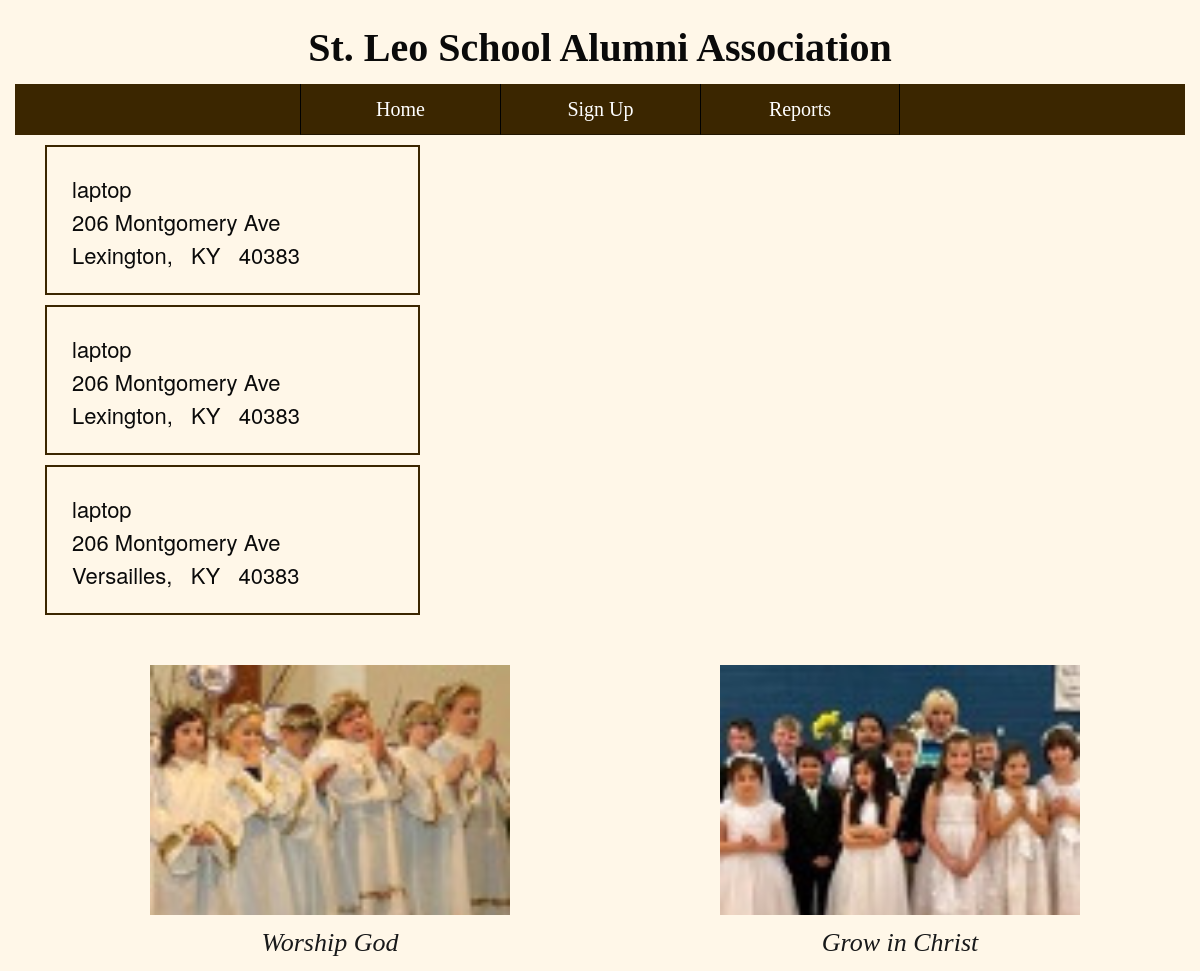
The app's page /mailinglist/ (upper part), older data.
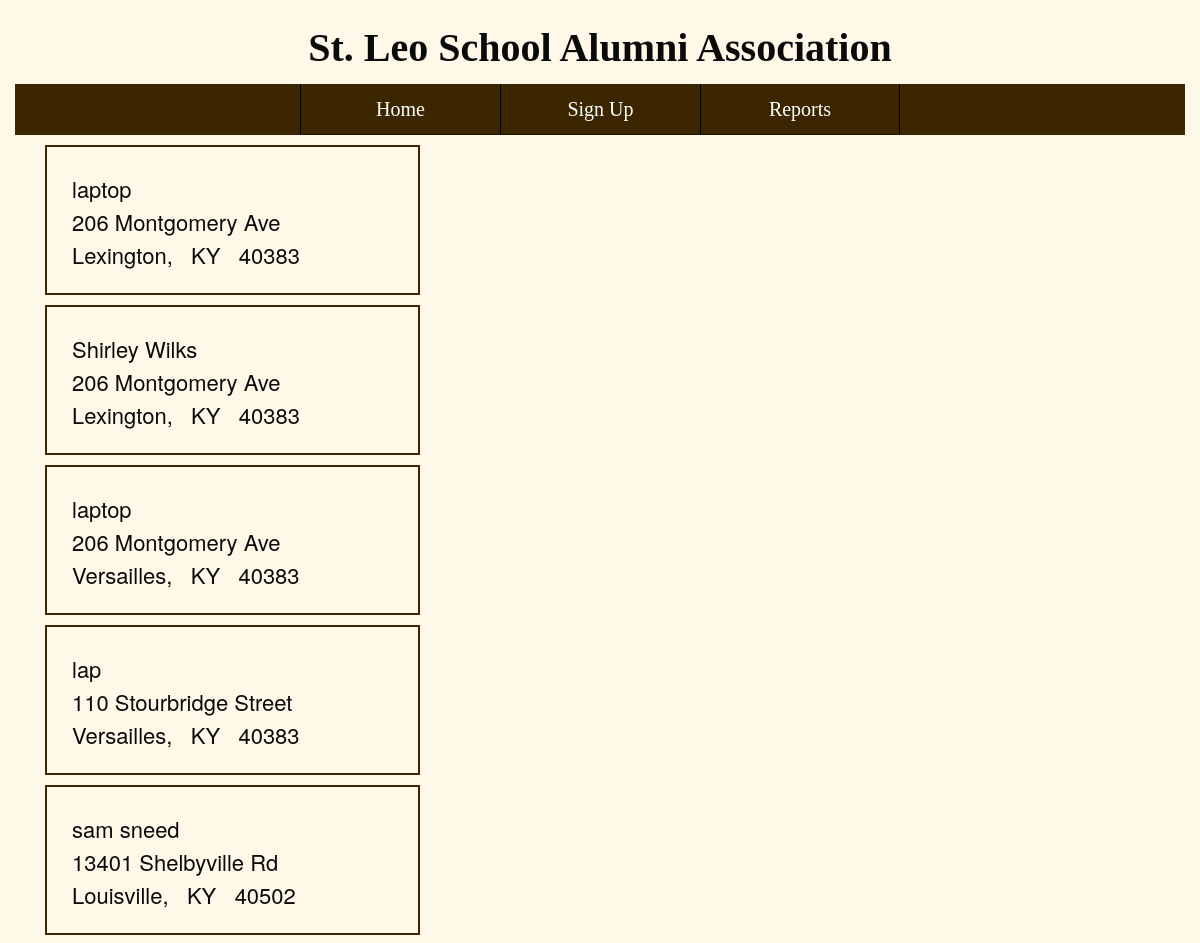
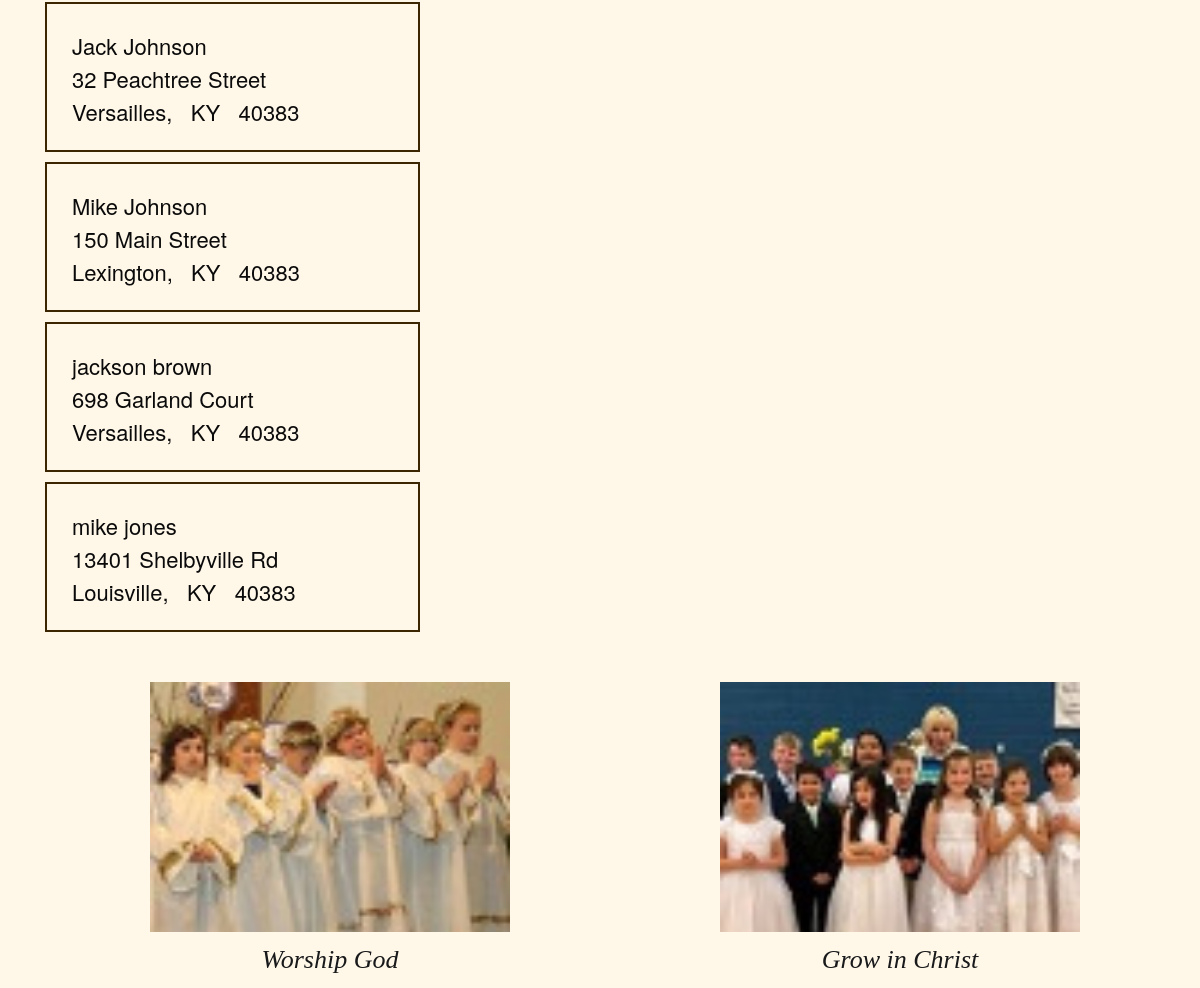
The same page, newer data (2 pictures, top to bottom).
### signup/models.py (models this page shows, shortened)
class DonorInfo(models.Model):
    name = models.CharField(max_length=35)
    street_address = models.CharField(blank=True, null=True, max_length=50)
    city = models.CharField(max_length=25, blank=True, null=True)
    state = models.CharField(max_length=2, blank=True, null=True)
    zipcode = models.IntegerField(null=True)
    email = models.EmailField(max_length=35, blank=True, null=True)
    phone = models.CharField(max_length=15, null=True, blank=True)
    date_created = models.DateTimeField(default=datetime.datetime.now, null=True)
    payment_recvd = models.NullBooleanField(null=True, blank=True)
    date_recvd = models.DateField(null=True, blank=True)
    amount_recvd = models.IntegerField(default=0)

### signup/views.py (the view)
# urls.py: path('mailinglist/', views.mailinglist, name='mailinglist'),
def mailinglist(request):
    contacts = DonorInfo.objects.all()
    for contact in contacts:
        name = contact.name
        street_address = contact.street_address
        city = contact.city
        state = contact.state
        zipcode = contact.zipcode
        context = {'contacts': contacts, 'name': name, 'street_address': street_address, 'city':city, 'state': state, 'zipcode': zipcode}
        return render(request, 'mailinglist.html', context)

### templates/mailinglist.html (shortened to what this page needs)
{% load widget_tweaks %}
{% load static %}
{% load bootstrap3 %}
{% bootstrap_css %}
<!DOCTYPE html>
<html data-whatinput="mouse" data-whatintent="mouse" class=" whatinput-types-initial whatinput-types-keyboard whatinput-types-mouse"><head>
  <link rel="stylesheet" href="{% static "css/foundation.min.css" %}">
  <link rel="stylesheet"href="{% static "css/wireframe-theme.min.css" %}">
  <link rel="stylesheet" href="{% static "css/main.css" %}">
<meta class="foundation-mq"></head>
<body class="" cz-shortcut-listen="true">
  <h1 class="site-title">St. Leo School Alumni Association</h1>
  <div class="container nav-wrapper">
    <a class="link-text nav-button" href="{% url 'index' %}">Home</a>
    <a class="link-text nav-button" href="{% url 'signupform' %}">Sign Up</a>
  <a class="link-text nav-button" href="{% url 'reports' %}">Reports</a>
  </div>
<div class="container">
              <div class="col-sm-8">
                  {% for contact in contacts %}
                  <div class="filterDiv {{contact.name}}">
<div class='addresslabel'>
                          {{contact.name}}<br>
                          {{contact.street_address}}<br>
                          {{contact.city}}, &nbsp {{contact.state}} &nbsp {{contact.zipcode}}
  </div>
                  </div>
                  {% endfor %}
              </div>
              <div class="container services-grid">
                <div class="container service">
                  <div class="responsive-picture">
                    <picture><img alt="Placeholder Picture" src="{% static 'images/cross.jpg' %}">
                    </picture>
                  </div>
                  <h5 class="service-title">Worship God</h5>
                </div>
                <div class="container service">
                  <div class="responsive-picture">
                    <picture><img alt="Placeholder Picture" src="{% static 'images/grow.jpeg' %}">
                    </picture>
                  </div>
                  <h5 class="service-title">Grow in Christ<br>
                  </h5>
                </div>
              </div>
            </body></html>

Row changes from the older to the newer data that the page shows:
removed DonorInfo: name "laptop", street_address "206 Montgomery Ave", city "Lexington", state "KY", zipcode "40383"
added DonorInfo: name "Shirley Wilks", street_address "206 Montgomery Ave", city "Lexington", state "KY", zipcode "40383"
added DonorInfo: name "lap", street_address "110 Stourbridge Street", city "Versailles", state "KY", zipcode "40383"
added DonorInfo: name "sam sneed", street_address "13401 Shelbyville Rd", city "Louisville", state "KY", zipcode "40502"
added DonorInfo: name "Jack Johnson", street_address "32 Peachtree Street", city "Versailles", state "KY", zipcode "40383"
added DonorInfo: name "Mike Johnson", street_address "150 Main Street", city "Lexington", state "KY", zipcode "40383"
added DonorInfo: name "jackson brown", street_address "698 Garland Court", city "Versailles", state "KY", zipcode "40383"
added DonorInfo: name "mike jones", street_address "13401 Shelbyville Rd", city "Louisville", state "KY", zipcode "40383"
